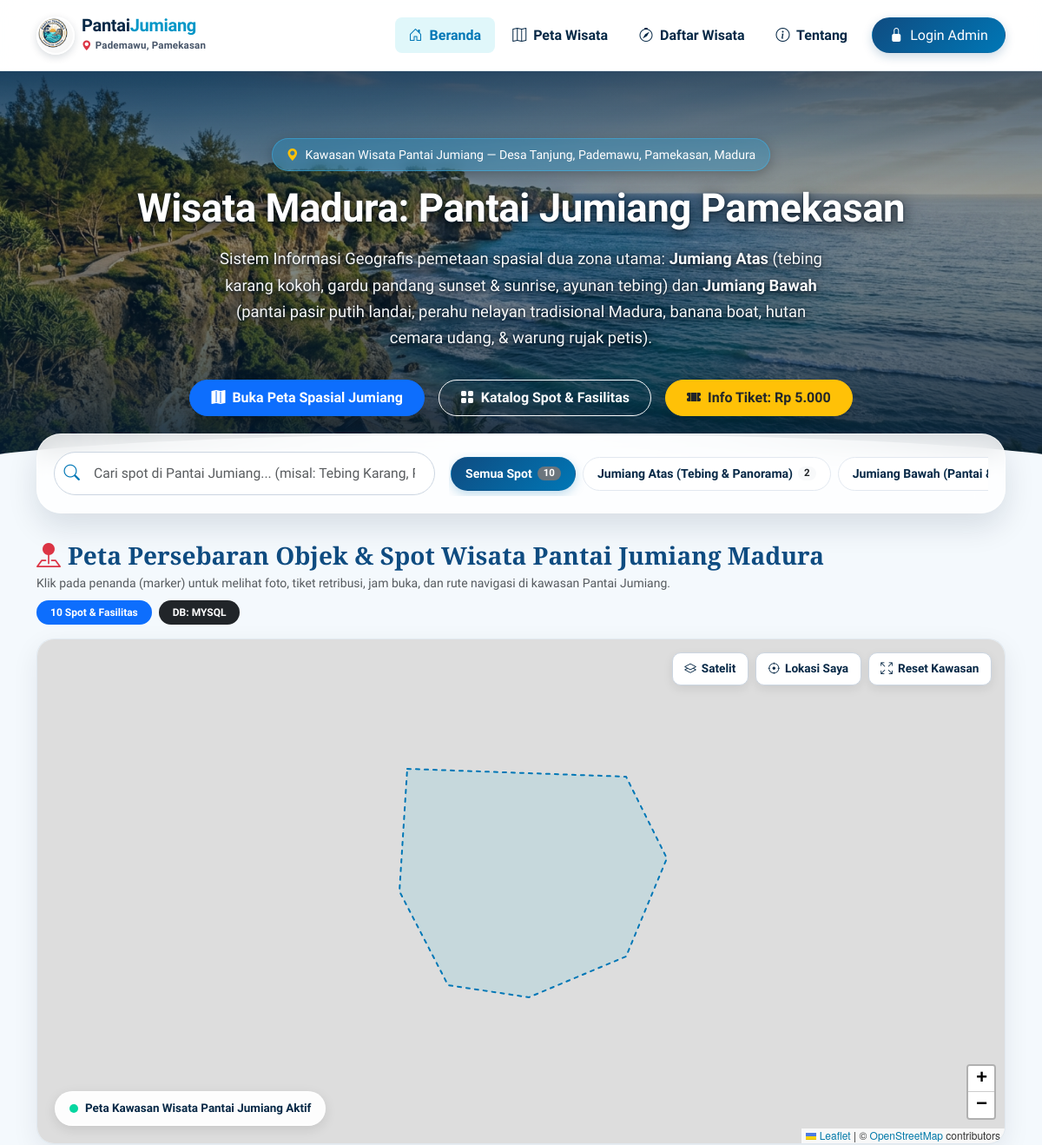
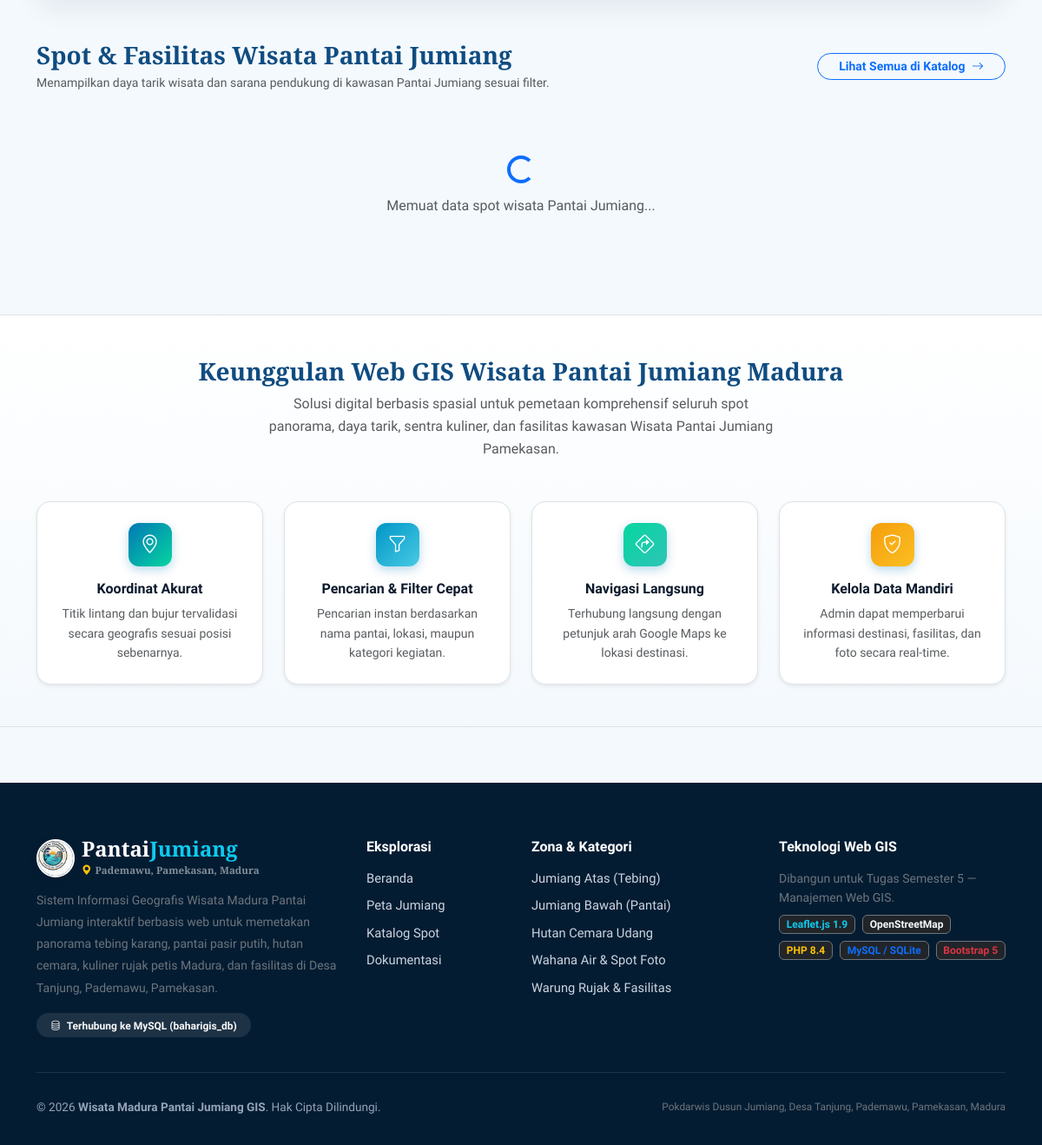
The page / on the database its author committed (2 pictures, top to bottom).
### tables this page shows
CREATE TABLE `kategori_wisata` (
  `id_kategori` INT AUTO_INCREMENT PRIMARY KEY,
  `nama_kategori` VARCHAR(100) NOT NULL,
  `deskripsi` TEXT NULL
);

### config/db.php (called while the page is built, shortened)
<?php
class Database {
    private static ?PDO $pdo = null;
    private static string $driver = 'none';
    public static function getConnection(): PDO {
        try {
            $dsnCheck = "mysql:host=" . DB_HOST . ";port=" . DB_PORT . ";charset=utf8mb4";
            $tempPdo = new PDO($dsnCheck, DB_USER, DB_PASS, [
                PDO::ATTR_ERRMODE => PDO::ERRMODE_EXCEPTION,
                PDO::ATTR_DEFAULT_FETCH_MODE => PDO::FETCH_ASSOC,
                PDO::ATTR_TIMEOUT => 2
            ]);
            $stmt = $tempPdo->query("SHOW DATABASES LIKE '" . DB_NAME . "'");
            $dbExists = $stmt->fetch();
            if (!$dbExists) {
                $pdo = new PDO("mysql:host=" . DB_HOST . ";port=" . DB_PORT . ";dbname=" . DB_NAME . ";charset=utf8mb4", DB_USER, DB_PASS, [
                    PDO::ATTR_ERRMODE => PDO::ERRMODE_EXCEPTION,
                    PDO::ATTR_DEFAULT_FETCH_MODE => PDO::FETCH_ASSOC
                ]);
                if (file_exists(SQL_SCHEMA_FILE)) {
                    $sqlContent = file_get_contents(SQL_SCHEMA_FILE);
                    $sqlContent = preg_replace('/CREATE DATABASE.*?;/is', '', $sqlContent);
                    $sqlContent = preg_replace('/USE.*?;/is', '', $sqlContent);
                    $pdo->exec($sqlContent);
                }
            } else {
                $pdo = new PDO("mysql:host=" . DB_HOST . ";port=" . DB_PORT . ";dbname=" . DB_NAME . ";charset=utf8mb4", DB_USER, DB_PASS, [
                    PDO::ATTR_ERRMODE => PDO::ERRMODE_EXCEPTION,
                    PDO::ATTR_DEFAULT_FETCH_MODE => PDO::FETCH_ASSOC
                ]);
            }
            self::$pdo = $pdo;
            self::$driver = 'mysql';
            return self::$pdo;
        } catch (Throwable $e) {
            try {
                $sqliteDir = dirname(SQLITE_FILE);
                if (!is_dir($sqliteDir)) {
                    mkdir($sqliteDir, 0777, true);
                }
                $needInit = !file_exists(SQLITE_FILE) || filesize(SQLITE_FILE) === 0;
                $pdo = new PDO("sqlite:" . SQLITE_FILE, null, null, [
                    PDO::ATTR_ERRMODE => PDO::ERRMODE_EXCEPTION,
                    PDO::ATTR_DEFAULT_FETCH_MODE => PDO::FETCH_ASSOC
                ]);
                $pdo->exec("PRAGMA foreign_keys = ON;");
                if ($needInit) {
                    self::initSQLiteDatabase($pdo);
                }
                self::$pdo = $pdo;
                self::$driver = 'sqlite';
                self::$statusMessage = 'Terhubung ke SQLite (Standalone Fallback). Aktifkan MySQL di XAMPP untuk beralih.';
                return self::$pdo;
            } catch (Throwable $sqle) {
                die("Gagal inisialisasi basis data: " . htmlspecialchars($sqle->getMessage()));
            }
        }
    }
    public static function getDriver(): string {
        return self::$driver;
    }
}
function getDBDriver(): string {
    return Database::getDriver();
}

### index.php (the view, shortened to what this page needs)
<?php
require_once __DIR__ . '/config/db.php';
$db = getDB();
$categories = [];
try {
    $stmtKat = $db->query("
        SELECT k.*, COUNT(w.id_wisata) AS total
        FROM kategori_wisata k
        LEFT JOIN wisata w ON k.id_kategori = w.id_kategori AND w.status = 'aktif'
        GROUP BY k.id_kategori
        ORDER BY k.id_kategori ASC
    ");
    $categories = $stmtKat->fetchAll();
} catch (Throwable $e) {
}
$totalWisata = 0;
try {
    $totalWisata = (int)$db->query("SELECT COUNT(*) FROM wisata WHERE status = 'aktif'")->fetchColumn();
} catch (Throwable $e) {}
include __DIR__ . '/includes/header.php';
?>
<section class="hero-bahari text-center">
    <div class="container position-relative" style="z-index: 2;">
        <span class="badge hero-badge-pill text-white border px-3 py-2 rounded-pill mb-3">
            <i class="bi bi-geo-alt-fill me-1 text-warning"></i> Kawasan Wisata Pantai Jumiang — Desa Tanjung, Pademawu, Pamekasan, Madura
        </span>
        <h1 class="hero-title">Wisata Madura: Pantai Jumiang Pamekasan</h1>
        <p class="hero-subtitle">
            Sistem Informasi Geografis pemetaan spasial dua zona utama: <strong>Jumiang Atas</strong> (tebing karang kokoh, gardu pandang sunset & sunrise, ayunan tebing) dan <strong>Jumiang Bawah</strong> (pantai pasir putih landai, perahu nelayan tradisional Madura, banana boat, hutan cemara udang, & warung rujak petis).
        </p>
        <div class="d-flex justify-content-center gap-3 flex-wrap">
            <a href="#sectionPeta" class="btn btn-primary rounded-pill px-4 py-2 fw-semibold shadow">
                <i class="bi bi-map-fill me-1"></i> Buka Peta Spasial Jumiang
            </a>
            <a href="daftar-wisata.php" class="btn btn-outline-light rounded-pill px-4 py-2 fw-semibold">
                <i class="bi bi-grid-fill me-1"></i> Katalog Spot & Fasilitas
            </a>
            <button type="button" class="btn btn-warning rounded-pill px-4 py-2 fw-semibold text-dark shadow" data-bs-toggle="modal" data-bs-target="#modalInfoTiket">
                <i class="bi bi-ticket-perforated-fill me-1"></i> Info Tiket: Rp 5.000
            </button>
        </div>
    </div>
</section>
<section class="container">
    <div class="search-box-card">
        <div class="row g-3 align-items-center">
            <div class="col-lg-5 position-relative">
                <span class="search-icon-wrap">
                    <i class="bi bi-search"></i>
                </span>
                <input type="text" id="searchWisataInput" class="form-control input-search-bahari"
                       placeholder="Cari spot di Pantai Jumiang... (misal: Tebing Karang, Pasir Putih, Sunset, Rujak)">
            </div>
            <div class="col-lg-7">
                <div class="category-pills-container">
                    <button type="button" class="category-pill active" data-category="0">
                        <span>Semua Spot</span>
                        <span class="badge bg-secondary"><?= $totalWisata ?></span>
                    </button>
                    <?php foreach ($categories as $cat): ?>
                        <button type="button" class="category-pill" data-category="<?= $cat['id_kategori'] ?>">
                            <span><?= htmlspecialchars($cat['nama_kategori']) ?></span>
                            <span class="badge bg-light text-dark"><?= $cat['total'] ?></span>
                        </button>
                    <?php endforeach; ?>
                </div>
            </div>
        </div>
    </div>
</section>
<section id="sectionPeta" class="container mt-4 pt-2">
    <div class="d-flex justify-content-between align-items-center mb-3 flex-wrap gap-2">
        <div>
            <h3 class="font-serif fw-bold text-ocean-primary mb-1">
                <i class="bi bi-pin-map-fill text-danger me-2"></i>Peta Persebaran Objek & Spot Wisata Pantai Jumiang Madura
            </h3>
            <p class="text-muted small mb-0">Klik pada penanda (marker) untuk melihat foto, tiket retribusi, jam buka, dan rute navigasi di kawasan Pantai Jumiang.</p>
        </div>
        <div class="d-flex align-items-center gap-2">
            <span class="badge bg-primary rounded-pill px-3 py-2" id="totalWisataBadge">
                <?= $totalWisata ?> Spot & Fasilitas
            </span>
            <span class="badge bg-dark rounded-pill px-3 py-2" id="dbDriverBadge">
                DB: <?= strtoupper(getDBDriver()) ?>
            </span>
        </div>
    </div>
    <div class="map-wrapper">
        <div id="mapWisata"></div>
        <div class="map-floating-overlay">
            <button id="btnToggleSatellite" class="map-control-btn" title="Beralih Tampilan Satelit / Peta">
                <i class="bi bi-layers"></i> Satelit
            </button>
            <button id="btnLocateUser" class="map-control-btn" title="Deteksi Lokasi Anda Saat Ini">
                <i class="bi bi-crosshair"></i> Lokasi Saya
            </button>
            <button id="btnResetMap" class="map-control-btn" title="Fokuskan Kembali ke Kawasan Pantai Jumiang">
                <i class="bi bi-arrows-fullscreen"></i> Reset Kawasan
            </button>
        </div>
        <div class="map-stats-badge">
            <div class="pulse-indicator"></div>
            <span>Peta Kawasan Wisata Pantai Jumiang Aktif</span>
        </div>
    </div>
</section>
<section class="container mt-5">
    <div class="d-flex justify-content-between align-items-center mb-4 flex-wrap gap-2">
        <div>
            <h3 class="font-serif fw-bold text-ocean-primary mb-1">Spot & Fasilitas Wisata Pantai Jumiang</h3>
            <p class="text-muted small mb-0">Menampilkan daya tarik wisata dan sarana pendukung di kawasan Pantai Jumiang sesuai filter.</p>
        </div>
        <a href="daftar-wisata.php" class="btn btn-outline-primary rounded-pill px-4 btn-sm fw-semibold">
            Lihat Semua di Katalog <i class="bi bi-arrow-right ms-1"></i>
        </a>
    </div>
    <div class="row" id="destinationCardsContainer">
        <div class="col-12 text-center py-5">
            <div class="spinner-border text-primary" role="status"></div>
            <p class="mt-2 text-muted">Memuat data spot wisata Pantai Jumiang...</p>
        </div>
    </div>
</section>
<section class="bg-ocean-soft py-5 mt-5 border-top border-bottom">
    <div class="container">
        <div class="text-center mb-5">
            <h3 class="font-serif fw-bold text-ocean-primary">Keunggulan Web GIS Wisata Pantai Jumiang Madura</h3>
            <p class="text-muted" style="max-width: 600px; margin: 0 auto;">
                Solusi digital berbasis spasial untuk pemetaan komprehensif seluruh spot panorama, daya tarik, sentra kuliner, dan fasilitas kawasan Wisata Pantai Jumiang Pamekasan.
            </p>
        </div>
        <div class="row g-4">
            <div class="col-md-3 col-sm-6 text-center">
                <div class="p-4 bg-white rounded-4 shadow-sm border h-100">
                    <div class="brand-icon mx-auto mb-3" style="width: 50px; height: 50px;">
                        <i class="bi bi-geo-alt"></i>
                    </div>
                    <h6 class="fw-bold mb-2">Koordinat Akurat</h6>
                    <p class="text-muted small mb-0">Titik lintang dan bujur tervalidasi secara geografis sesuai posisi sebenarnya.</p>
                </div>
            </div>
            <div class="col-md-3 col-sm-6 text-center">
                <div class="p-4 bg-white rounded-4 shadow-sm border h-100">
                    <div class="brand-icon mx-auto mb-3" style="width: 50px; height: 50px; background: linear-gradient(135deg, #0096c7, #48cae4);">
                        <i class="bi bi-funnel"></i>
                    </div>
                    <h6 class="fw-bold mb-2">Pencarian & Filter Cepat</h6>
                    <p class="text-muted small mb-0">Pencarian instan berdasarkan nama pantai, lokasi, maupun kategori kegiatan.</p>
                </div>
            </div>
            <div class="col-md-3 col-sm-6 text-center">
                <div class="p-4 bg-white rounded-4 shadow-sm border h-100">
                    <div class="brand-icon mx-auto mb-3" style="width: 50px; height: 50px; background: linear-gradient(135deg, #06d6a0, #2ec4b6);">
                        <i class="bi bi-sign-turn-right"></i>
                    </div>
                    <h6 class="fw-bold mb-2">Navigasi Langsung</h6>
                    <p class="text-muted small mb-0">Terhubung langsung dengan petunjuk arah Google Maps ke lokasi destinasi.</p>
                </div>
            </div>
            <div class="col-md-3 col-sm-6 text-center">
                <div class="p-4 bg-white rounded-4 shadow-sm border h-100">
                    <div class="brand-icon mx-auto mb-3" style="width: 50px; height: 50px; background: linear-gradient(135deg, #f59e0b, #fbbf24);">
                        <i class="bi bi-shield-check"></i>
                    </div>
                    <h6 class="fw-bold mb-2">Kelola Data Mandiri</h6>
                    <p class="text-muted small mb-0">Admin dapat memperbarui informasi destinasi, fasilitas, dan foto secara real-time.</p>
                </div>
            </div>
        </div>
    </div>
</section>
<?php include __DIR__ . '/includes/footer.php'; ?>

### rows shown on the page
kategori_wisata: nama_kategori "Jumiang Atas (Tebing & Panorama)", total "2"
kategori_wisata: nama_kategori "Jumiang Bawah (Pantai…"

### other values the page prints
$totalWisata "10"
getDBDriver() "MYSQL"
getDBStatus() "Terhubung ke MySQL (baharigis_db)"
PHP_MAJOR_VERSION "8"
PHP_MINOR_VERSION "4"
